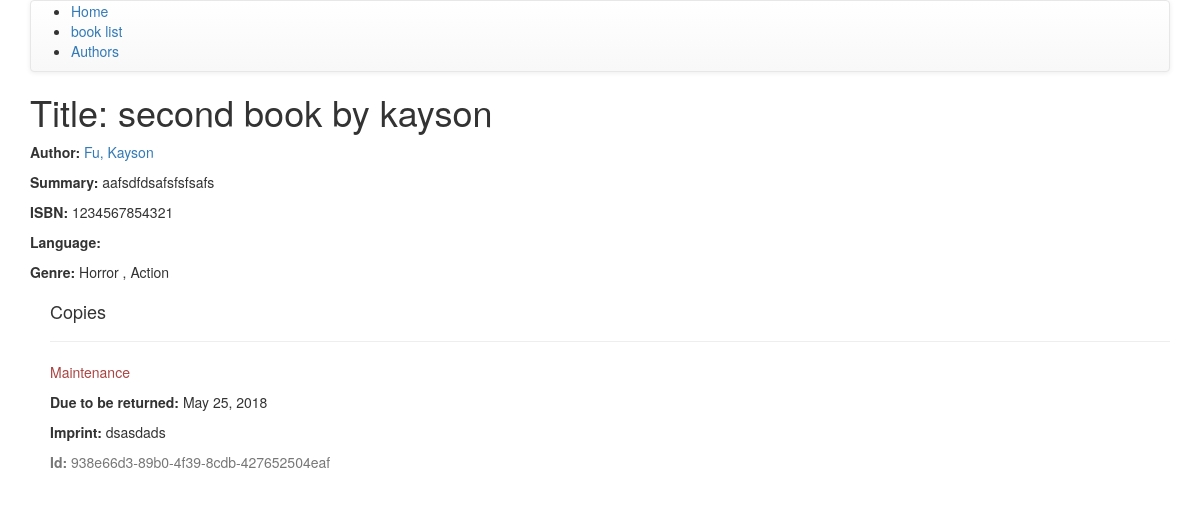
The app's page /catalog/book/4 with its own data.
### catalog/models.py (models this page shows, shortened)
class Book(models.Model):
    title = models.CharField(max_length=200)
    author = models.ForeignKey('Author', on_delete=models.SET_NULL, null = True)
    summary = models.TextField(max_length=1000, help_text='Enter a brief description of the book')
    isbn = models.CharField('ISBN',
                            max_length=13,
                            help_text='13 Character <a href="https://www.isbn-international.org/content/what-isbn">ISBN Number</a>')
    genre = models.ManyToManyField(Genre, help_text='Select a genre for this book')
    def display_genre(self):
        return ','.join([genre.name for genre in self.genre.all()[:3]])
    display_genre.short_description = 'Genre'

class Author(models.Model):
    first_name = models.CharField(max_length=100)
    last_name = models.CharField(max_length=100)
    date_of_birth = models.DateField(null=True, blank=True)
    date_of_death = models.DateField('Died', null=True, blank=True)
    class Meta:
        ordering = ["last_name"]
    def __str__(self):
        return '{0}, {1}'.format(self.last_name, self.first_name)

class Genre(models.Model):
    name = models.CharField(max_length=200, help_text='Enter a book genre')
    def __str__(self):
        return self.name

class BookInstance(models.Model):
    id = models.UUIDField(primary_key=True, default=uuid.uuid4, help_text='Uniquie ID for this particular book across whole library')
    book = models.ForeignKey('Book', on_delete=models.SET_NULL, null=True)
    imprint = models.CharField(max_length=200)
    due_back = models.DateField(null=True, blank=True)
    LOAN_STATUS = (
        ('m', 'Maintenance'),
        ('o', 'On loan'),
        ('a', 'Available'),
        ('r', 'Reversed'),
    )
    status = models.CharField(max_length=1, choices=LOAN_STATUS, blank=True, default='m', help_text='Book availability')
    class Meta:
        ordering = ["due_back"]

### catalog/views.py (the view)
# urls.py: path('book/<int:pk>', views.BookDetailView.as_view(), name='book-detail'),
class BookDetailView(generic.DetailView):
    model = Book
    template_name = 'catalog/book_detail.html'
    context_object_name = 'book'

### catalog/templates/catalog/book_detail.html
{% extends "catalog/base.html" %}
{% block content %}
  <h1>Title: {{ book.title }}</h1>
  <p><strong>Author:</strong> <a href="{% url 'catalog:author-detail' book.author.pk %}">{{ book.author }}</a></p>
  <p><strong>Summary:</strong> {{ book.summary }}</p>
  <p><strong>ISBN:</strong> {{ book.isbn }}</p>
  <p><strong>Language:</strong> {{ book.language }}</p>
  <p><strong>Genre:</strong> {% for genre in book.genre.all %}
                              {{ genre }}
                              {% if not forloop.last %}, {% endif %}
                            {% endfor %}</p>
  <div style="margin-left:20px;margin-top:20px">
    <h4>Copies</h4>
    {% for copy in book.bookinstance_set.all %}
    <hr>
    <p class="{% if copy.status == 'a' %}text-success{% elif copy.status == 'm' %}text-danger{% else %}text-warning{% endif %}">{{ copy.get_status_display }}</p>
    {% if copy.status != 'a' %}<p><strong>Due to be returned:</strong> {{copy.due_back}}</p>{% endif %}
    <p><strong>Imprint:</strong> {{copy.imprint}}</p>
    <p class="text-muted"><strong>Id:</strong> {{copy.id}}</p>
    {% endfor %}
  </div>
{% endblock %}

### records on screen
Book: title "second book by kayson", author "Fu, Kayson", summary "aafsdfdsafsfsfsafs", isbn "1234567854321"
Genre: name "Horror"
Genre: name "Action"
BookInstance: status "Maintenance", due_back "May 25, 2018", imprint "dsasdads", id "938e66d3-89b0-4f39-8cdb-427652504eaf"
